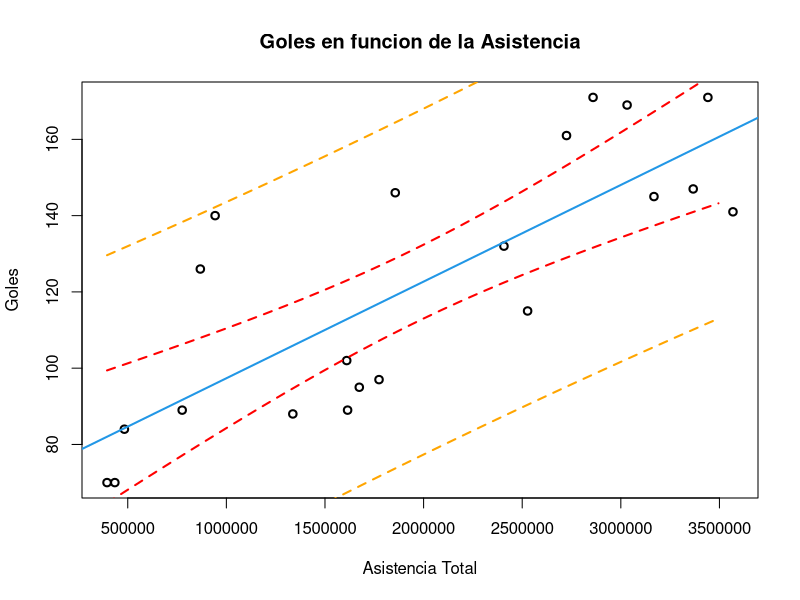
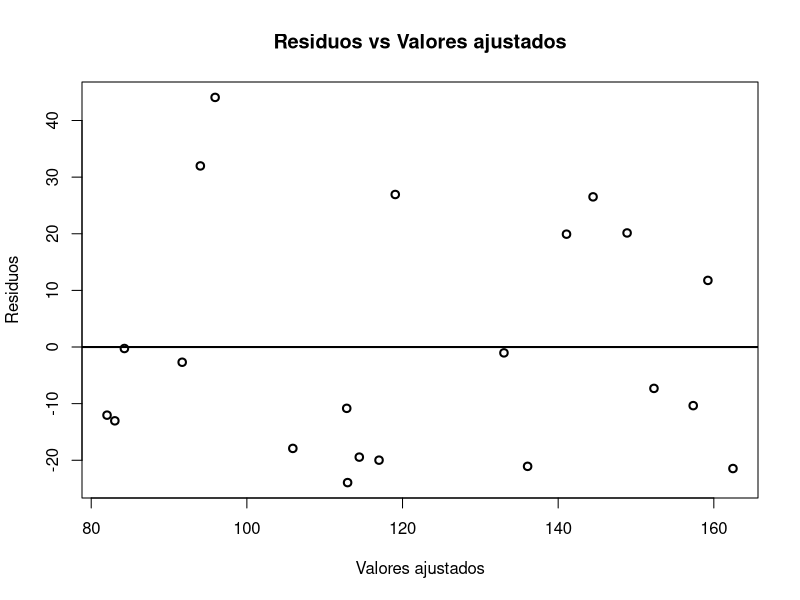
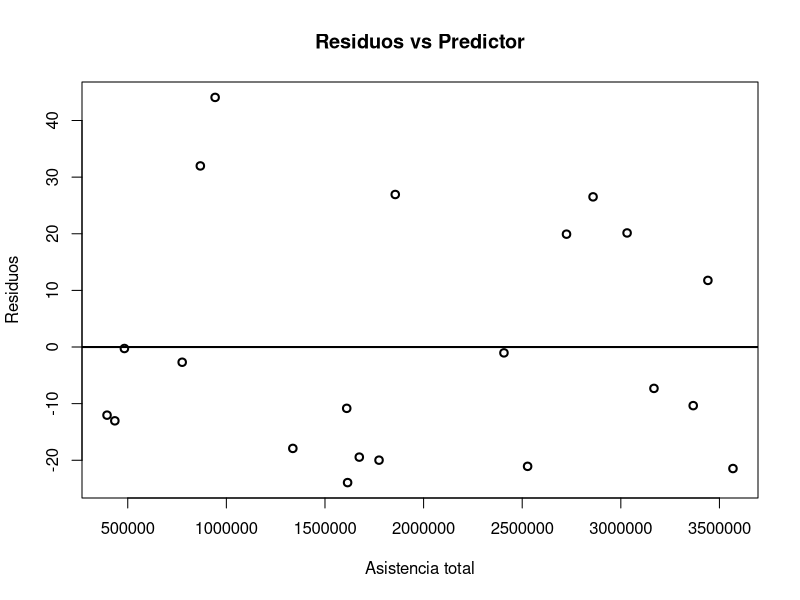

These figures' R source, in order:
library(tidyverse)

espectadores = read_delim("espectadores.csv")
goles = read_delim("goles.csv")


Mundiales = NULL
Mundiales$Sede = espectadores$Sede
Mundiales$`Asistencia total` = espectadores$`Asistencia total`
Mundiales$`Media de asistencia por partido` = espectadores$`Media de asistencia por partido`
Mundiales$Goles = goles$Goles

AsisTotal = Mundiales$`Asistencia total`
AsisMedia = Mundiales$`Media de asistencia por partido`
Goles = Mundiales$Goles

regresion = lm(Goles ~ AsisTotal)
summary(regresion)

plot(AsisTotal, Goles, main = 'Goles en funcion de la Asistencia',xlab = "Asistencia Total", ylab = "Goles", lwd = 2)
abline(regresion, col = 4, lwd = 2)

newx <- seq(min(AsisTotal), max(AsisTotal), by = 100000) 

#Intervalo de confianza recta media
(conf.int.2 <- predict(regresion, newdata = data.frame(AsisTotal = newx), 
                       interval = c("confidence"), level = 0.95))

lines(newx, conf.int.2[ ,2],col = "red", lty = 2, lwd = 2)
lines(newx, conf.int.2[ ,3],col = "red", lty = 2, lwd = 2)


#Intervalo de confianza prediccion
(pred.int <- predict(regresion, newdata = data.frame(AsisTotal = newx), 
                     interval = "prediction", level = 0.95))

lines(newx, pred.int[,2], col = "orange", lty = 2, lwd = 2)
lines(newx, pred.int[,3], col = "orange", lty = 2, lwd = 2)



### Gráfico Residuos vs Valores ajustados
plot(fitted(regresion), resid(regresion),
     xlab = "Valores ajustados",
     ylab = "Residuos",
     main = "Residuos vs Valores ajustados",
     lwd = 2 )
abline(h = 0, lwd = 2)

### Gráfico Residuos vs Predictor
plot(AsisTotal, resid(regresion),
     xlab = "Asistencia total",
     ylab = "Residuos",
     main = "Residuos vs Predictor",
     lwd = 2)
abline(h = 0, lwd = 2)